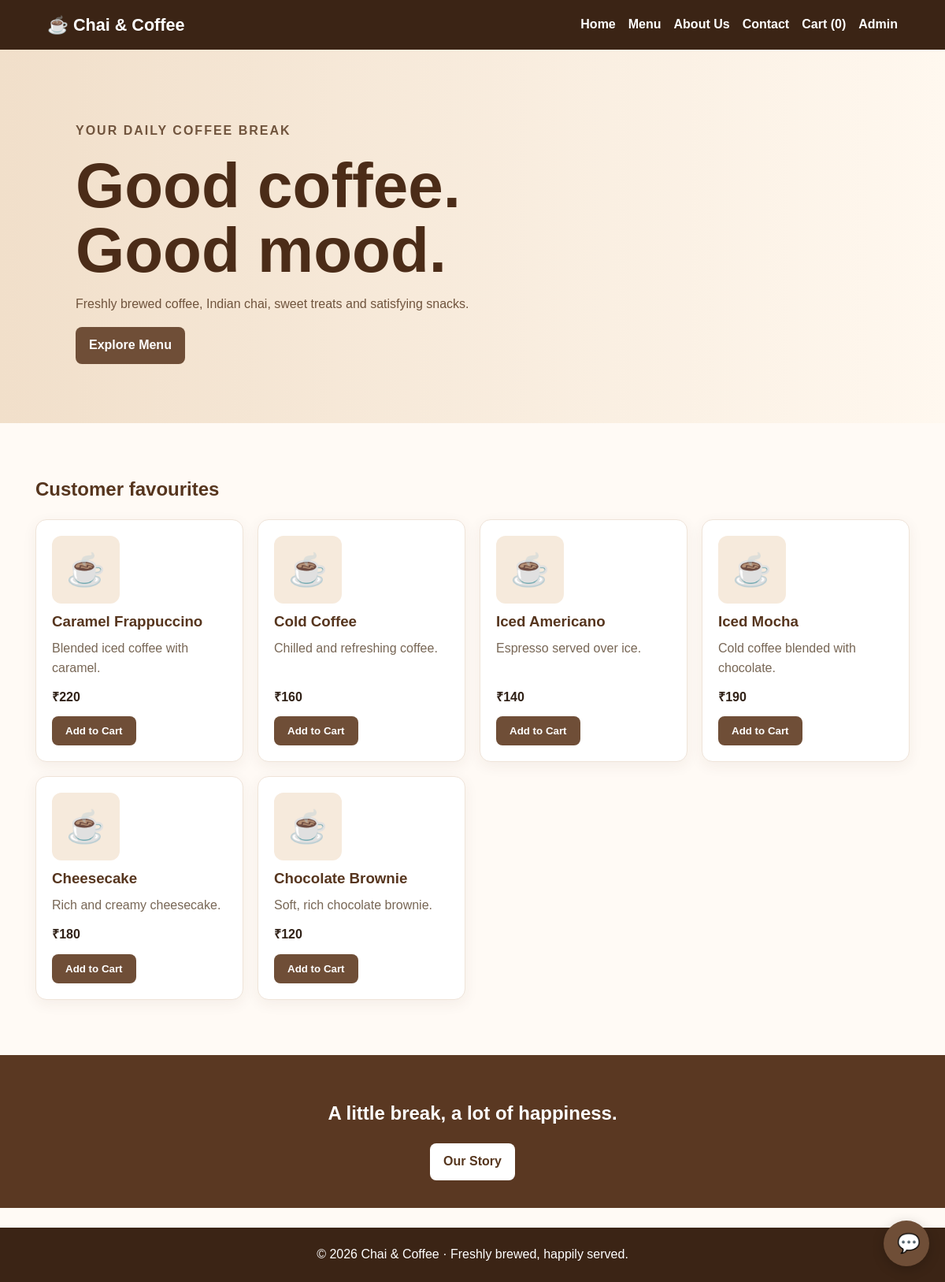
The page / on the database its author committed.
### tables this page shows
CREATE TABLE products(
            id INTEGER PRIMARY KEY AUTOINCREMENT, name TEXT UNIQUE, category TEXT,
            price INTEGER, description TEXT, active INTEGER DEFAULT 1);

### app.py (the view)
@app.route("/")
def home():
    with db() as con:
        products = con.execute("SELECT * FROM products WHERE active=1 ORDER BY category,name").fetchall()
    return render_template("index.html", products=products)

### app.py (called while the page is built)
def db():
    con = sqlite3.connect(DB_PATH)
    con.row_factory = sqlite3.Row
    return con

@app.context_processor
def inject_cart_count():
    return {"cart_count": sum(session.get("cart", {}).values())}

### templates/index.html
{% extends "base.html" %}{% block title %}Chai & Coffee | Home{% endblock %}{% block content %}
<section class="hero"><div><p class="eyebrow">YOUR DAILY COFFEE BREAK</p><h1>Good coffee.<br>Good mood.</h1><p>Freshly brewed coffee, Indian chai, sweet treats and satisfying snacks.</p><a class="btn" href="{{ url_for('menu') }}">Explore Menu</a></div></section>
<section class="section"><h2>Customer favourites</h2><div class="grid">{% for p in products[:6] %}<article class="card"><div class="food-icon">☕</div><h3>{{ p.name }}</h3><p>{{ p.description }}</p><b>₹{{ p.price }}</b><form method="post" action="{{ url_for('add_to_cart',product_id=p.id) }}"><button class="btn">Add to Cart</button></form></article>{% endfor %}</div></section>
<section class="promo"><h2>A little break, a lot of happiness.</h2><a class="btn light" href="{{ url_for('about') }}">Our Story</a></section>{% endblock %}

### templates/base.html (shortened to what this page needs)
<!doctype html>
<html lang="en"><head><meta charset="utf-8"><meta name="viewport" content="width=device-width,initial-scale=1">
<title>{% block title %}Chai & Coffee{% endblock %}</title><link rel="stylesheet" href="{{ url_for('static',filename='css/style.css') }}"></head>
<body>
<nav><a class="brand" href="{{ url_for('home') }}">☕ Chai & Coffee</a><div class="navlinks">
<a href="{{ url_for('home') }}">Home</a><a href="{{ url_for('menu') }}">Menu</a><a href="{{ url_for('about') }}">About Us</a><a href="{{ url_for('contact') }}">Contact</a><a href="{{ url_for('cart') }}">Cart ({{ cart_count }})</a><a href="{{ url_for('admin_login') }}">Admin</a>
</div></nav>
<main>{% block content %}{% endblock %}</main>
<footer>© 2026 Chai & Coffee · Freshly brewed, happily served.</footer>
<button class="chat-launch" onclick="toggleChat()" aria-label="Open assistant">💬</button>
</body></html>

### static/css/style.css (style rules this page uses)
* { box-sizing:border-box }
body { margin:0;font-family:Arial,sans-serif;color:#302117;background:#fffaf5;line-height:1.55 }
nav { background:#3b2415;color:white;padding:15px 5%;display:flex;align-items:center;justify-content:space-between;gap:18px;flex-wrap:wrap;position:sticky;top:0;z-index:5 }
.brand { font-size:1.35rem;font-weight:800;color:#fff;text-decoration:none }
.navlinks { display:flex;gap:16px;flex-wrap:wrap }
.navlinks a { color:#fff;text-decoration:none;font-weight:600 }
.hero { min-height:420px;padding:75px 8%;display:flex;align-items:center;background:linear-gradient(90deg,#f1dfca,#fff8ef) }
.hero>div { max-width:600px }
.hero h1 { font-size:clamp(2.7rem,7vw,5rem);line-height:1.02;color:#4b2c18;margin:10px 0 }
.hero p { max-width:500px;color:#70543d }
.eyebrow { letter-spacing:2px;font-weight:bold;color:#a16b3d }
.btn,button { display:inline-block;border:0;border-radius:8px;background:#6f4e37;color:white;padding:11px 17px;font-weight:bold;text-decoration:none;cursor:pointer }
.btn.light { background:#fff;color:#57371f }
.section { max-width:1150px;margin:35px auto;padding:10px 20px 35px }
.section h2 { color:#56351e }
.grid { display:grid;grid-template-columns:repeat(auto-fit,minmax(220px,1fr));gap:18px }
.card { background:#fff;border:1px solid #efe4d9;border-radius:14px;padding:20px;box-shadow:0 5px 18px #4b2c1810;display:flex;flex-direction:column;align-items:flex-start }
.card h3 { margin:8px 0 4px;color:#56351e }
.card p { color:#786756;flex:1;margin:4px 0 12px }
.card form { margin-top:12px }
.food-icon { font-size:2.5rem;background:#f6eadc;border-radius:12px;padding:12px 18px }
.promo { text-align:center;background:#5a3822;color:#fff;padding:35px 15px }
.promo h2 { color:#fff }
.chat-launch { position:fixed;right:20px;bottom:20px;width:58px;height:58px;border-radius:50%;font-size:24px;z-index:20;box-shadow:0 4px 16px #0003 }
footer { text-align:center;padding:22px;background:#3b2415;color:#fff;margin-top:25px }

### rows shown on the page
products: name "Caramel Frappuccino", description "Blended iced coffee with caramel.", price "220"
products: name "Cold Coffee", description "Chilled and refreshing coffee.", price "160"
products: name "Iced Americano", description "Espresso served over ice.", price "140"
products: name "Iced Mocha", description "Cold coffee blended with chocolate.", price "190"
products: name "Cheesecake", description "Rich and creamy cheesecake.", price "180"
products: name "Chocolate Brownie", description "Soft, rich chocolate brownie.", price "120"

### other values the page prints
{{ cart_count }} "0"
